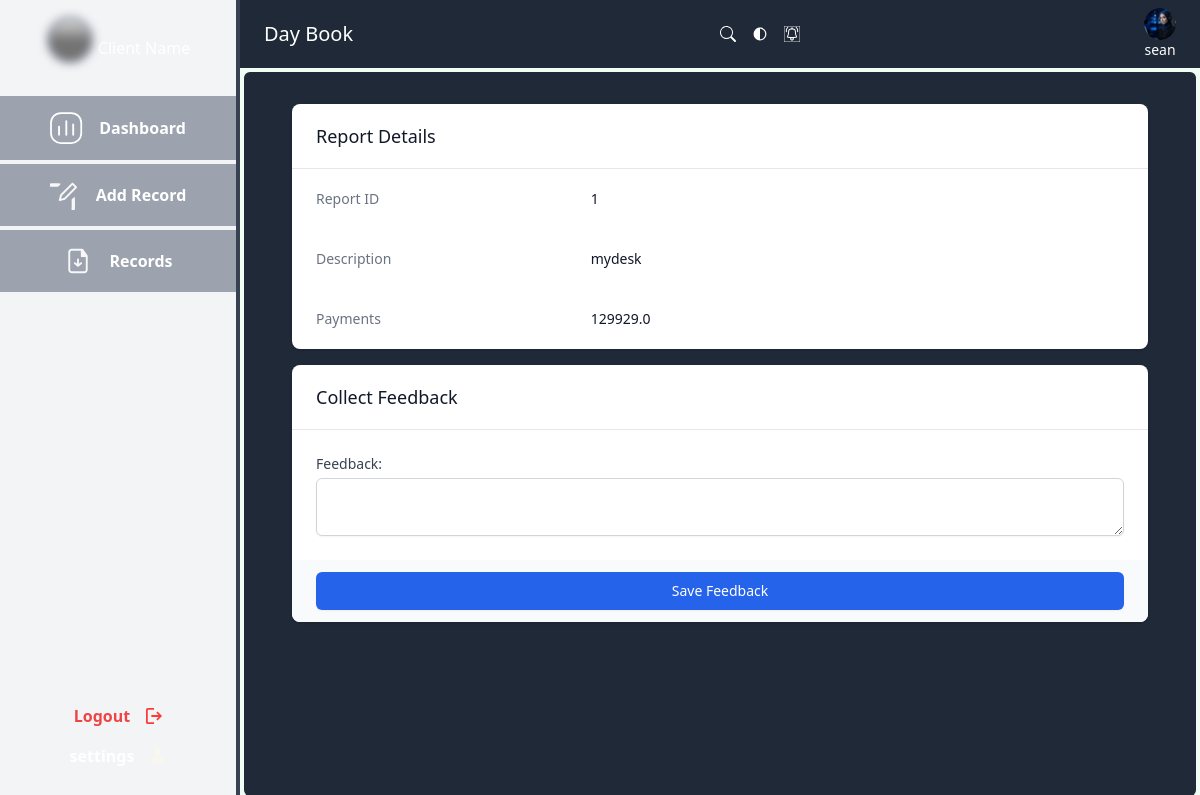
The app's page /dash/reports/1/feedback/ (signed in), older data.
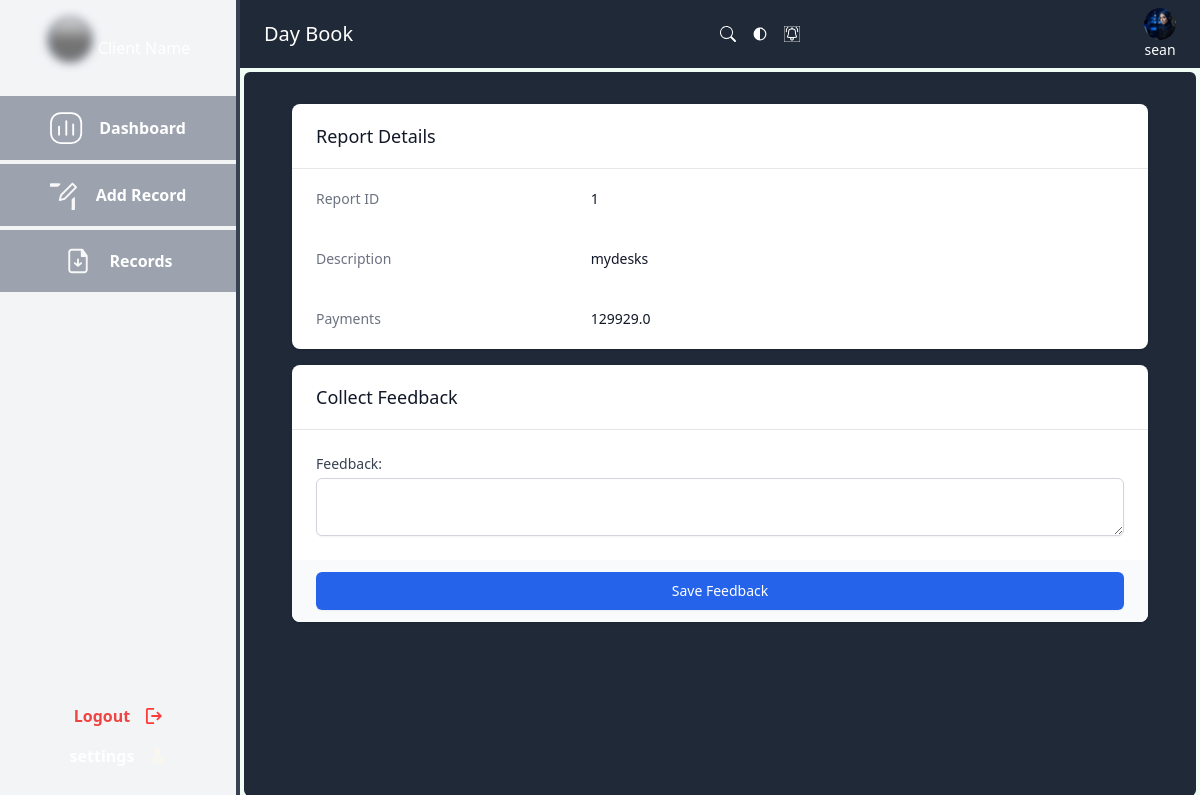
The same page, newer data.
### dashboard/models.py (models this page shows, shortened)
class Reports(TrackingModel):
    date = models.DateTimeField(auto_now_add=True, null=True)
    description = models.CharField(max_length=200, null=True)
    owner = models.ForeignKey(to=User, on_delete=models.CASCADE)
    category = models.ManyToManyField(MainCategory)
    receipts = models.FloatField(max_length=200, null=True)
    payments = models.FloatField(max_length=200, null=True)
    for_edit = models.BooleanField(default=False)
    created_at = models.DateTimeField(auto_now_add=True)
    is_approved = models.BooleanField(default=False)  # New field
    approved_by = models.ForeignKey(settings.AUTH_USER_MODEL, on_delete=models.CASCADE, related_name='approved_by', null=True)
    modification_approved = models.BooleanField(default=False)
    modification_approved_by = models.ForeignKey(settings.AUTH_USER_MODEL, on_delete=models.SET_NULL, related_name='modifications_approved_by', null=True, blank=True)

### helpers/decorators.py (the view)
        def wrapper_func(request, *args, **kwargs):
            if request.user.is_authenticated:
                if request.user.user_type not in allowed_roles:
                    return redirect('home')
            else:
                return redirect('login')  # Redirect to login page if user is not authenticated
            return view_func(request, *args, **kwargs)

### dashboard/views.py (called while the page is built, shortened)
@allowed_users(allowed_roles=["manager", "admin"])
@login_required
def collect_feedback(request, id):
    report = get_object_or_404(Reports, id=id)
    return render(request, "dashboard/collect_feedback.html", {"report": report})

### templates/dashboard/collect_feedback.html (shortened to what this page needs)
{% extends 'base/main.html' %}
{% block content %}
<div class="bg-gray-800 m-1 py-8 px-12 text-white h-full rounded-md">
    <div class="bg-white shadow overflow-hidden sm:rounded-lg mb-4">
        <div class="px-4 py-5 sm:px-6">
            <h3 class="text-lg leading-6 font-medium text-gray-900">
                Report Details
            </h3>
        </div>
        <div class="border-t border-gray-200">
            <dl>
                <div class="px-4 py-5 sm:grid sm:grid-cols-3 sm:gap-4 sm:px-6">
                    <dt class="text-sm font-medium text-gray-500">
                        Report ID
                    </dt>
                    <dd class="mt-1 text-sm text-gray-900 sm:mt-0 sm:col-span-2">
                        {{ report.pk }}
                    </dd>
                </div>
                <div class="px-4 py-5 sm:grid sm:grid-cols-3 sm:gap-4 sm:px-6">
                    <dt class="text-sm font-medium text-gray-500">
                        Description
                    </dt>
                    <dd class="mt-1 text-sm text-gray-900 sm:mt-0 sm:col-span-2">
                        {{ report.description }}
                    </dd>
                </div>
                <div class="px-4 py-5 sm:grid sm:grid-cols-3 sm:gap-4 sm:px-6">
                    <dt class="text-sm font-medium text-gray-500">
                        Payments
                    </dt>
                    <dd class="mt-1 text-sm text-gray-900 sm:mt-0 sm:col-span-2">
                        {{ report.payments }}
                    </dd>
                </div>
            </dl>
        </div>
    </div>
    <div class="bg-white shadow overflow-hidden sm:rounded-lg">
        <div class="px-4 py-5 sm:px-6">
            <h3 class="text-lg leading-6 font-medium text-gray-900">
                Collect Feedback
            </h3>
        </div>
        <div class="border-t border-gray-200">
            <form method="POST" action="{% url 'collect_feedback' report.pk %}">
                <div class="px-4 py-5 sm:p-6">
                    <label for="feedback" class="block text-sm font-medium text-gray-700">Feedback:</label>
                    <textarea required id="feedback" name="feedback" class="mt-1 block w-full border-gray-300 text-black rounded-md shadow-sm py-2 px-3 focus:outline-none focus:ring-blue-500 focus:border-blue-500 sm:text-sm">{{ report.feedback }}</textarea>
                </div>
                <div class="px-4 py-3 bg-gray-50 text-right sm:px-6">
                    <button type="submit" class="w-full inline-flex justify-center py-2 px-4 border border-transparent shadow-sm text-sm font-medium rounded-md text-white bg-blue-600 hover:bg-blue-700 focus:outline-none focus:ring-2 focus:ring-offset-2 focus:ring-blue-500">
                        Save Feedback
                    </button>
                </div>
            </form>
        </div>
    </div>
</div>
{% endblock %}

Row changes from the older to the newer data that the page shows:
changed Reports id 1: description "mydesk" → "mydesks"
